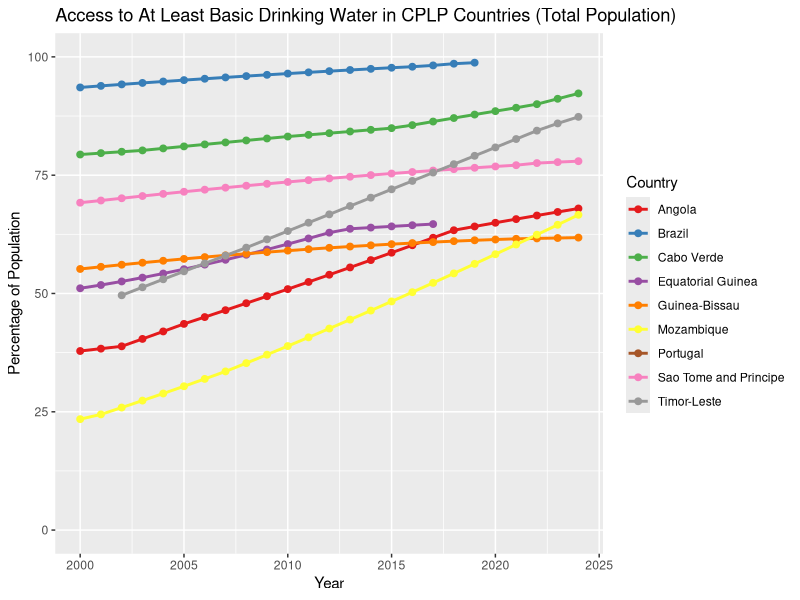

R code for this plot:
## ---- chunk 1
#| echo: false
library(tidyverse)
library(ggthemes)
library(here)
## ---- chunk 2
#| echo: false
water <- read_csv(here::here("data/processed/water_data_long.csv"))

glimpse(water)
## ---- chunk 3
water_access <- water |>
  filter(varname_short == "wat_bas") |> 
  mutate(percent = as.numeric(percent),
         percent = if_else(percent < 0 | percent > 100, NA_real_, percent))

water_access |>
  filter(residence == "Total") |>
  ggplot(aes(x = year, y = percent, color = country)) +
  geom_line(linewidth = 1) +
  geom_point(size = 2) +
  scale_y_continuous(limits = c(0, 100)) +
  scale_color_brewer(palette = "Set1") +
  labs(
    title = "Access to At Least Basic Drinking Water in CPLP Countries (Total Population)",
    x = "Year",
    y = "Percentage of Population",
    color = "Country"
  )
